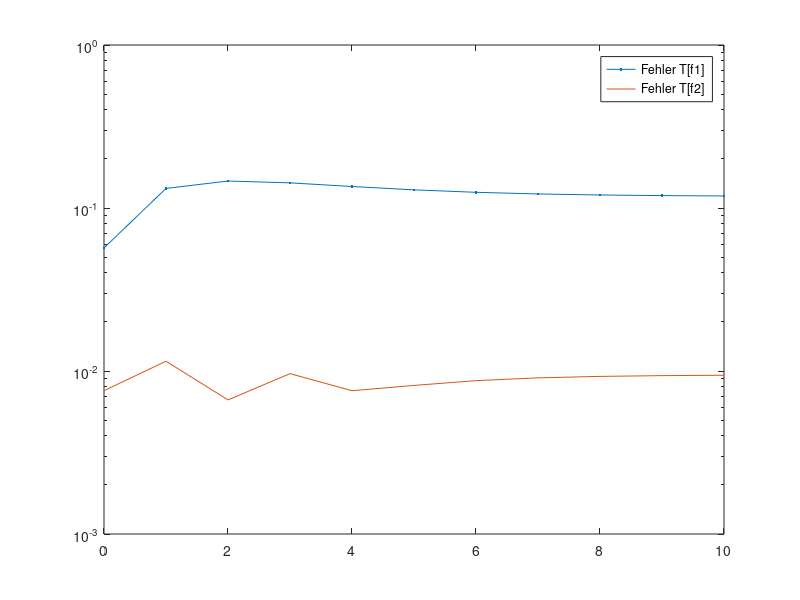

Here is the MATLAB script that generated this plot:
%% Aufgabe 2
f1 = @(x) (x + 1).^(-1);
If1 = log(2);

f2 = @(x) x.^3.*sin(42*pi*x);
If2 = (1 - 294*pi^2)/(12348*pi^3);

T2k_1 = [];
err_1 = [];
T2k_2 = [];
err_2 = [];

for k = 0:10
    % berechnung von T2k
    if k == 0
        T2k_1 = [T2k_1, (f1(0) + f1(1))/2];
        T2k_2 = [T2k_2, (f2(0) + f2(1))/2];
    else
        T2k_1 = [T2k_1, 1/2 * T2k_1(end) + 1/(2^(k+1))*sum( f1( ([1:2^k] - 1)./(2^(k+1)) ) )];
        T2k_2 = [T2k_2, 1/2 * T2k_2(end) + 1/(2^(k+1))*sum( f2( ([1:2^k] - 1)./(2^(k+1)) ) )];
    end

    err_1 = [err_1, abs(T2k_1(end) - If1)];
    err_2 = [err_2, abs(T2k_2(end) - If2)];

end

figure(1)
semilogy(0:10, err_1,'.-')
hold on
semilogy(0:10, err_2)
hold off
legend('Fehler T[f1]','Fehler T[f2]');

